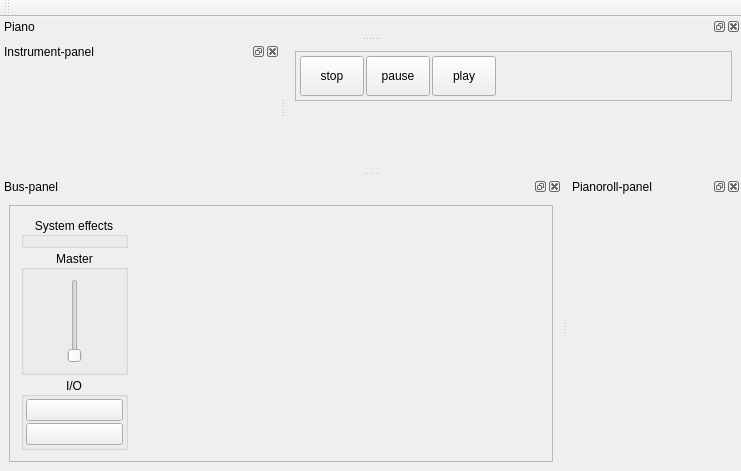
<?xml version="1.0" encoding="UTF-8"?>
<ui version="4.0">
 <class>MainWindow</class>
 <widget class="QMainWindow" name="MainWindow">
  <property name="geometry">
   <rect>
    <x>0</x>
    <y>0</y>
    <width>741</width>
    <height>471</height>
   </rect>
  </property>
  <property name="windowTitle">
   <string>Form</string>
  </property>
  <property name="dockOptions">
   <set>QMainWindow::AllowTabbedDocks|QMainWindow::AnimatedDocks|QMainWindow::VerticalTabs</set>
  </property>
  <widget class="QWidget" name="centralWidget">
   <layout class="QVBoxLayout" name="verticalLayout">
    <item>
     <widget class="QFrame" name="header">
      <property name="minimumSize">
       <size>
        <width>0</width>
        <height>50</height>
       </size>
      </property>
      <property name="maximumSize">
       <size>
        <width>16777215</width>
        <height>50</height>
       </size>
      </property>
      <property name="frameShape">
       <enum>QFrame::StyledPanel</enum>
      </property>
      <property name="frameShadow">
       <enum>QFrame::Raised</enum>
      </property>
      <layout class="QHBoxLayout" name="horizontalLayout">
       <property name="leftMargin">
        <number>2</number>
       </property>
       <property name="topMargin">
        <number>2</number>
       </property>
       <property name="rightMargin">
        <number>2</number>
       </property>
       <property name="bottomMargin">
        <number>2</number>
       </property>
       <item>
        <widget class="QWidget" name="player" native="true">
         <property name="maximumSize">
          <size>
           <width>200</width>
           <height>16777215</height>
          </size>
         </property>
         <layout class="QHBoxLayout" name="horizontalLayout_4">
          <property name="spacing">
           <number>2</number>
          </property>
          <property name="leftMargin">
           <number>2</number>
          </property>
          <property name="topMargin">
           <number>2</number>
          </property>
          <property name="rightMargin">
           <number>2</number>
          </property>
          <property name="bottomMargin">
           <number>2</number>
          </property>
          <item>
           <widget class="QPushButton" name="btnStop">
            <property name="sizePolicy">
             <sizepolicy hsizetype="Minimum" vsizetype="Minimum">
              <horstretch>0</horstretch>
              <verstretch>0</verstretch>
             </sizepolicy>
            </property>
            <property name="text">
             <string>stop</string>
            </property>
           </widget>
          </item>
          <item>
           <widget class="QPushButton" name="btnPause">
            <property name="sizePolicy">
             <sizepolicy hsizetype="Minimum" vsizetype="Minimum">
              <horstretch>0</horstretch>
              <verstretch>0</verstretch>
             </sizepolicy>
            </property>
            <property name="text">
             <string>pause</string>
            </property>
           </widget>
          </item>
          <item>
           <widget class="QPushButton" name="btnPlay">
            <property name="sizePolicy">
             <sizepolicy hsizetype="Minimum" vsizetype="Minimum">
              <horstretch>0</horstretch>
              <verstretch>0</verstretch>
             </sizepolicy>
            </property>
            <property name="text">
             <string>play</string>
            </property>
           </widget>
          </item>
         </layout>
        </widget>
       </item>
       <item>
        <widget class="QWidget" name="widget" native="true">
         <property name="minimumSize">
          <size>
           <width>200</width>
           <height>0</height>
          </size>
         </property>
        </widget>
       </item>
       <item>
        <spacer name="horizontalSpacer">
         <property name="orientation">
          <enum>Qt::Horizontal</enum>
         </property>
         <property name="sizeHint" stdset="0">
          <size>
           <width>40</width>
           <height>20</height>
          </size>
         </property>
        </spacer>
       </item>
      </layout>
     </widget>
    </item>
    <item>
     <widget class="ChannelContainer" name="channels" native="true"/>
    </item>
   </layout>
  </widget>
  <widget class="QDockWidget" name="keyboardDock">
   <property name="enabled">
    <bool>true</bool>
   </property>
   <property name="floating">
    <bool>false</bool>
   </property>
   <property name="features">
    <set>QDockWidget::AllDockWidgetFeatures</set>
   </property>
   <property name="windowTitle">
    <string>Piano</string>
   </property>
   <attribute name="dockWidgetArea">
    <number>4</number>
   </attribute>
   <widget class="Keyboard" name="keyboardDockWidgetContents"/>
  </widget>
  <widget class="QDockWidget" name="instrumentDock">
   <property name="windowTitle">
    <string>Instrument-panel</string>
   </property>
   <attribute name="dockWidgetArea">
    <number>1</number>
   </attribute>
   <widget class="QWidget" name="instrumentDockWidgetContents">
    <layout class="QVBoxLayout" name="verticalLayout_7">
     <property name="spacing">
      <number>0</number>
     </property>
     <property name="leftMargin">
      <number>0</number>
     </property>
     <property name="topMargin">
      <number>0</number>
     </property>
     <property name="rightMargin">
      <number>0</number>
     </property>
     <property name="bottomMargin">
      <number>0</number>
     </property>
     <item>
      <widget class="InstrumentContainer" name="instruments" native="true">
       <property name="minimumSize">
        <size>
         <width>280</width>
         <height>0</height>
        </size>
       </property>
       <property name="maximumSize">
        <size>
         <width>280</width>
         <height>16777215</height>
        </size>
       </property>
      </widget>
     </item>
    </layout>
   </widget>
  </widget>
  <widget class="QToolBar" name="toolBar">
   <property name="windowTitle">
    <string>toolBar</string>
   </property>
   <attribute name="toolBarArea">
    <enum>TopToolBarArea</enum>
   </attribute>
   <attribute name="toolBarBreak">
    <bool>false</bool>
   </attribute>
  </widget>
  <widget class="QDockWidget" name="bussesDock">
   <property name="windowTitle">
    <string>Bus-panel</string>
   </property>
   <attribute name="dockWidgetArea">
    <number>8</number>
   </attribute>
   <widget class="QWidget" name="bussesDockWidgetContents">
    <layout class="QHBoxLayout" name="horizontalLayout_9">
     <item>
      <widget class="QScrollArea" name="busses">
       <property name="widgetResizable">
        <bool>true</bool>
       </property>
       <property name="alignment">
        <set>Qt::AlignBottom|Qt::AlignLeading|Qt::AlignLeft</set>
       </property>
       <widget class="QWidget" name="bussesContainer">
        <property name="geometry">
         <rect>
          <x>0</x>
          <y>0</y>
          <width>496</width>
          <height>231</height>
         </rect>
        </property>
        <layout class="QHBoxLayout" name="horizontalLayout_5">
         <property name="sizeConstraint">
          <enum>QLayout::SetMinimumSize</enum>
         </property>
         <item>
          <widget class="QWidget" name="masterout" native="true">
           <property name="minimumSize">
            <size>
             <width>100</width>
             <height>0</height>
            </size>
           </property>
           <layout class="QVBoxLayout" name="verticalLayout_5">
            <property name="spacing">
             <number>2</number>
            </property>
            <property name="leftMargin">
             <number>2</number>
            </property>
            <property name="topMargin">
             <number>2</number>
            </property>
            <property name="rightMargin">
             <number>2</number>
            </property>
            <property name="bottomMargin">
             <number>2</number>
            </property>
            <item>
             <widget class="QGroupBox" name="syseffects">
              <property name="title">
               <string>System effects</string>
              </property>
              <property name="alignment">
               <set>Qt::AlignCenter</set>
              </property>
              <layout class="QVBoxLayout" name="verticalLayout_4">
               <property name="spacing">
                <number>2</number>
               </property>
               <property name="leftMargin">
                <number>2</number>
               </property>
               <property name="topMargin">
                <number>2</number>
               </property>
               <property name="rightMargin">
                <number>2</number>
               </property>
               <property name="bottomMargin">
                <number>2</number>
               </property>
              </layout>
             </widget>
            </item>
            <item>
             <layout class="QHBoxLayout" name="uvvolume">
              <item>
               <widget class="QGroupBox" name="mastervolume">
                <property name="title">
                 <string>Master</string>
                </property>
                <property name="alignment">
                 <set>Qt::AlignCenter</set>
                </property>
                <layout class="QHBoxLayout" name="horizontalLayout_6">
                 <item>
                  <widget class="QWidget" name="sysuvL" native="true"/>
                 </item>
                 <item>
                  <widget class="QSlider" name="sysmaster">
                   <property name="maximum">
                    <number>127</number>
                   </property>
                   <property name="orientation">
                    <enum>Qt::Vertical</enum>
                   </property>
                  </widget>
                 </item>
                 <item>
                  <widget class="QWidget" name="sysuvR" native="true"/>
                 </item>
                </layout>
               </widget>
              </item>
             </layout>
            </item>
            <item>
             <widget class="QGroupBox" name="sysio">
              <property name="minimumSize">
               <size>
                <width>0</width>
                <height>0</height>
               </size>
              </property>
              <property name="title">
               <string>I/O</string>
              </property>
              <property name="alignment">
               <set>Qt::AlignCenter</set>
              </property>
              <layout class="QVBoxLayout" name="verticalLayout_2">
               <property name="spacing">
                <number>2</number>
               </property>
               <property name="leftMargin">
                <number>2</number>
               </property>
               <property name="topMargin">
                <number>2</number>
               </property>
               <property name="rightMargin">
                <number>2</number>
               </property>
               <property name="bottomMargin">
                <number>2</number>
               </property>
               <item>
                <widget class="QPushButton" name="btnMidi">
                 <property name="toolTip">
                  <string>Currently used Midi input driver</string>
                 </property>
                 <property name="text">
                  <string/>
                 </property>
                </widget>
               </item>
               <item>
                <widget class="QPushButton" name="btnAudio">
                 <property name="toolTip">
                  <string>Currently used Audio output driver</string>
                 </property>
                 <property name="text">
                  <string/>
                 </property>
                </widget>
               </item>
              </layout>
             </widget>
            </item>
           </layout>
          </widget>
         </item>
         <item>
          <spacer name="bussesContainerSpacer">
           <property name="orientation">
            <enum>Qt::Horizontal</enum>
           </property>
           <property name="sizeHint" stdset="0">
            <size>
             <width>40</width>
             <height>20</height>
            </size>
           </property>
          </spacer>
         </item>
        </layout>
       </widget>
      </widget>
     </item>
    </layout>
   </widget>
  </widget>
  <widget class="QDockWidget" name="pianorollDock">
   <property name="windowTitle">
    <string>Pianoroll-panel</string>
   </property>
   <attribute name="dockWidgetArea">
    <number>8</number>
   </attribute>
   <widget class="QWidget" name="pianorollDockWidgetContents">
    <layout class="QHBoxLayout" name="horizontalLayout_2">
     <item>
      <widget class="PianoRoll" name="pianoroll" native="true"/>
     </item>
    </layout>
   </widget>
  </widget>
 </widget>
 <customwidgets>
  <customwidget>
   <class>ChannelContainer</class>
   <extends>QWidget</extends>
   <header>channelcontainer.h</header>
   <container>1</container>
  </customwidget>
  <customwidget>
   <class>InstrumentContainer</class>
   <extends>QWidget</extends>
   <header>instrumentcontainer.h</header>
   <container>1</container>
  </customwidget>
  <customwidget>
   <class>Keyboard</class>
   <extends>QWidget</extends>
   <header>keyboard.h</header>
   <container>1</container>
  </customwidget>
  <customwidget>
   <class>PianoRoll</class>
   <extends>QWidget</extends>
   <header>pianoroll.h</header>
   <container>1</container>
  </customwidget>
 </customwidgets>
 <resources/>
 <connections/>
</ui>
